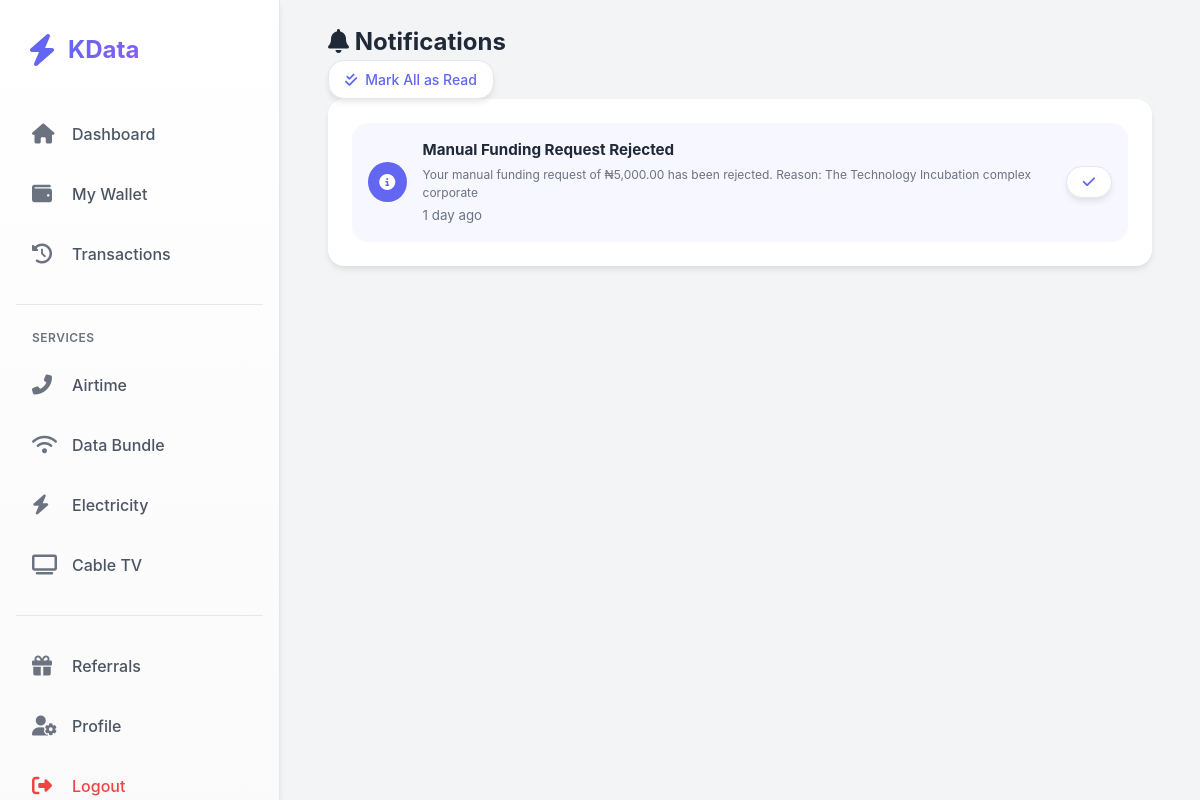
/user/notifications.php (signed in), run on the app's committed database.
### tables this page shows
CREATE TABLE `notifications` (
  `id` int(11) NOT NULL,
  `user_id` int(11) NOT NULL,
  `type` varchar(50) NOT NULL,
  `title` varchar(200) NOT NULL,
  `message` text NOT NULL,
  `data` json DEFAULT NULL,
  `action_url` varchar(255) DEFAULT NULL,
  `action_text` varchar(100) DEFAULT NULL,
  `is_read` tinyint(1) DEFAULT '0',
  `is_sent` tinyint(1) DEFAULT '0',
  `read_at` datetime DEFAULT NULL,
  `sent_at` datetime DEFAULT NULL,
  `expires_at` datetime DEFAULT NULL,
  `created_at` timestamp NOT NULL DEFAULT CURRENT_TIMESTAMP
);

### includes/session.php (called while the page is built, shortened)
<?php
class Session {
    public static function userId() {
        return $_SESSION['user_id'] ?? 0;
    }
}

### includes/functions.php (called while the page is built, shortened)
<?php
require_once __DIR__ . '/session.php';
function time_ago($datetime) {
    $time = strtotime($datetime);
    $now = time();
    $diff = $now - $time;
    if ($diff < 60) {
        return $diff . ' seconds ago';
    } elseif ($diff < 3600) {
        $mins = floor($diff / 60);
        return $mins . ' minute' . ($mins > 1 ? 's' : '') . ' ago';
    } elseif ($diff < 86400) {
        $hours = floor($diff / 3600);
        return $hours . ' hour' . ($hours > 1 ? 's' : '') . ' ago';
    } elseif ($diff < 2592000) {
        $days = floor($diff / 86400);
        return $days . ' day' . ($days > 1 ? 's' : '') . ' ago';
    } else {
        return date('M d, Y', $time);
    }
}
?>

### user/notifications.php (the view, shortened to what this page needs)
<?php
require_once '../includes/session.php';
require_once '../includes/functions.php';
$db = db();
$userId = Session::userId();
$stmt = $db->prepare("SELECT * FROM notifications WHERE user_id = ? ORDER BY created_at DESC");
$stmt->bind_param("i", $userId);
$stmt->execute();
$notifications = $stmt->get_result()->fetch_all(MYSQLI_ASSOC);
$stmt = $db->prepare("SELECT COUNT(*) as unread FROM notifications WHERE user_id = ? AND is_read = FALSE");
$stmt->bind_param("i", $userId);
$stmt->execute();
$unreadCount = $stmt->get_result()->fetch_assoc()['unread'];
include '../partials/user_header.php';
?>
<div class="main-content">
    <div class="container">
        <div class="content-header">
            <h2><i class="fas fa-bell"></i> Notifications</h2>
            <?php if ($unreadCount > 0): ?>
                <a href="?mark_all_read=1" class="btn btn-light btn-small">
                    <i class="fas fa-check-double"></i> Mark All as Read
                </a>
            <?php endif; ?>
        </div>
        <div class="card">
            <?php if (empty($notifications)): ?>
                <div class="empty-state">
                    <i class="fas fa-bell-slash"></i>
                    <p>No notifications yet</p>
                </div>
            <?php else: ?>
                <div class="transaction-list">
                    <?php foreach ($notifications as $n): ?>
                        <div class="transaction-item" style="<?php echo !$n['is_read'] ? 'background: rgba(99, 102, 241, 0.05);' : ''; ?>">
                            <div class="transaction-left">
                                <div class="transaction-icon" style="<?php echo !$n['is_read'] ? 'background: var(--primary); color: white;' : ''; ?>">
                                    <i class="fas <?php
                                        echo $n['type'] == 'transaction' ? 'fa-exchange-alt' :
                                            ($n['type'] == 'promo' ? 'fa-tag' : 'fa-info-circle');
                                    ?>"></i>
                                </div>
                                <div class="transaction-details">
                                    <h4><?php echo htmlspecialchars($n['title']); ?></h4>
                                    <p><?php echo htmlspecialchars($n['message']); ?></p>
                                    <small style="color: var(--gray);">
                                        <?php echo time_ago($n['created_at']); ?>
                                    </small>
                                </div>
                            </div>
                            <?php if (!$n['is_read']): ?>
                                <a href="?mark_read=<?php echo $n['id']; ?>" class="btn btn-small btn-light">
                                    <i class="fas fa-check"></i>
                                </a>
                            <?php endif; ?>
                        </div>
                    <?php endforeach; ?>
                </div>
            <?php endif; ?>
        </div>
    </div>
</div>
</body>
</html>

### partials/user_header.php (style rules this page uses)
:root { --primary: #6366f1; --primary-dark: #4f52e0; --primary-light: #818cf8; --secondary: #8b5cf6; --secondary-light: #a78bfa; --success: #10b981; --danger: #ef4444; --warning: #f59e0b; --info: #3b82f6; --dark: #1f2937; --darker: #111827; --light: #f9fafb; --lighter: #ffffff; --gray: #6b7280; --gray-light: #e5e7eb; --gray-dark: #4b5563; --bg-color: #f3f4f6; --card-bg: #ffffff; --shadow-sm: 0 1px 2px 0 rgba(0, 0, 0, 0.05); --shadow: 0 4px 6px -1px rgba(0, 0, 0, 0.1); --shadow-lg: 0 10px 15px -3px rgba(0, 0, 0, 0.1); --shadow-xl: 0 20px 25px -5px rgba(0, 0, 0, 0.1); --radius-sm: 0.5rem; --radius: 0.75rem; --radius-lg: 1rem; --radius-xl: 1.5rem; --transition: all 0.3s ease; --header-height: 70px; --bottom-nav-height: 70px; --sidebar-width: 280px; }
* { margin: 0; padding: 0; box-sizing: border-box; }
body { font-family: -apple-system, BlinkMacSystemFont, 'Segoe UI', Roboto, Oxygen, Ubuntu, sans-serif; background-color: var(--bg-color); color: var(--dark); line-height: 1.5; min-height: 100vh; }
a { text-decoration: none; color: inherit; }
.container { max-width: 1280px; margin: 0 auto; padding: 0 1rem; }
@media (min-width: 1024px) { .main-content { margin-left: var(--sidebar-width); } }
.main-content { min-height: 100vh; padding: 1rem 0 calc(var(--bottom-nav-height) + 1rem) 0; }
@media (min-width: 1024px) { .main-content { padding: 1.5rem 2rem; padding-bottom: 1.5rem; } }
.card { background: var(--card-bg); border-radius: var(--radius-lg); box-shadow: var(--shadow); padding: 1.5rem; margin-bottom: 1rem; transition: var(--transition); }
.transaction-list { background: white; border-radius: var(--radius-lg); overflow: hidden; }
.transaction-item { display: flex; align-items: center; justify-content: space-between; padding: 1rem; border-bottom: 1px solid var(--gray-light); transition: var(--transition); }
.transaction-item:last-child { border-bottom: none; }
.transaction-left { display: flex; align-items: center; gap: 1rem; }
.transaction-icon { width: 40px; height: 40px; background: var(--light); border-radius: 50%; display: flex; align-items: center; justify-content: center; color: var(--primary); font-size: 1rem; }
.transaction-details h4 { margin-bottom: 0.25rem; font-size: 0.95rem; color: var(--dark); }
.transaction-details p { font-size: 0.75rem; color: var(--gray); margin: 0; }
.btn { display: inline-flex; align-items: center; justify-content: center; gap: 0.5rem; padding: 0.75rem 1.5rem; font-size: 1rem; font-weight: 500; border-radius: var(--radius-lg); cursor: pointer; transition: var(--transition); border: none; outline: none; text-decoration: none; }
.btn-light { background: white; color: var(--primary); box-shadow: var(--shadow); border: 1px solid var(--gray-light); }
.btn-small { padding: 0.5rem 1rem; font-size: 0.875rem; }

### data on the page
notifications: title "Manual Funding Request Rejected", message "Your manual funding request of ₦5,000.00 has been rejected. Reason: The Technology Incubation complex corporate", created_at "1 day ago"

### other printed values
SITE_NAME "KData"
